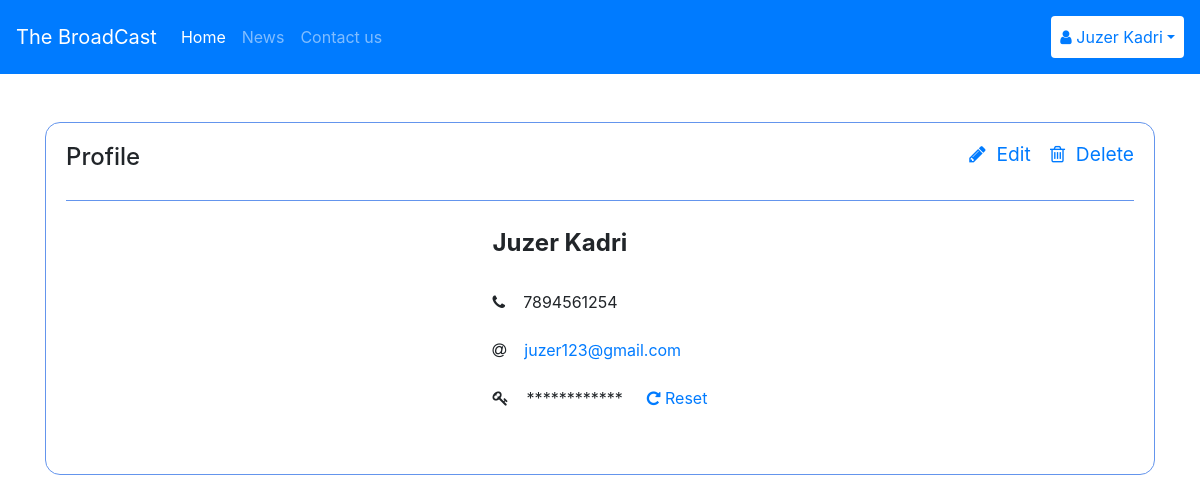
Screenshot of /profile (signed in) with the database file from the repository.
### app.py (models this page shows, shortened)
class Users(db.Model):
    id = db.Column(db.Integer, primary_key=True)
    fullName = db.Column(db.String(30), unique=True, nullable=False)
    phone = db.Column(db.Integer, unique=True, default=0)
    email = db.Column(db.String(50), unique=True, nullable=False)
    password = db.Column(db.String(30), unique=True, nullable=False)
    admin = db.Column(db.Boolean, default=False)
    news = db.relationship('News', backref='author', lazy='dynamic')

### app.py (the view)
@app.route('/profile')
def profile():
    if 'loggedin' in session:
        userId = session['userId']
        user = Users.query.filter(Users.id==userId).first()
        return render_template('profile.html', user=user)
    return redirect(url_for('index'))

### templates/profile.html (shortened to what this page needs)
    {% extends "base.html" %}
    {% block head %}
    <link rel="stylesheet" href="{{ url_for('static', filename='css/floating-labels.css') }}">
    {% endblock %}
    {% block body %}
        <div class="card-deck mb-3">
            <div class="card mt-5" style="width: auto; border-color: cornflowerblue; border-radius: 15px;">
                <div class="card-body">
                    <h4 class="card-title" style="display: inline-flex;">Profile</h4>
                    <h4 style="display: inline-flex; float: right;">
                        <a class="small" href="#" data-toggle="modal" data-target="#editModal"><i
                                class="fa fa-pencil"></i>&nbsp;
                            Edit</a>
                        <a class="small" href="#" data-toggle="modal" data-target="#deleteModal"><i
                                class="fa fa-trash-o"></i>&nbsp; Delete</a>
                    </h4>
                    <hr style="border-color: cornflowerblue;">
                    <p class="card-text">
                    <div class="row">
                        <div class="col profileTable">
                            <table class="table table-borderless" style="width: auto;">
                                <tbody>
                                    <tr>
                                        <td colspan="2"><h4 class="font-weight-bold">{{ user.fullName }}</h4></td>
                                    </tr>
                                    <tr>
                                        <td colspan="2"><i class="fa fa-phone"></i>&nbsp;&nbsp; &nbsp;{% if user.phone %}{{ user.phone }}{% else %}NA</td>{% endif %}
                                    </tr>
                                    <tr>
                                        <td colspan="2"><i class="fa fa-at"></i>&nbsp;&nbsp; &nbsp;<a href="mailto:{{ user.email }}">{{ user.email }}</a></td>
                                    </tr>
                                    <tr>
                                        <td><i class="fa fa-key"></i>&nbsp;&nbsp; &nbsp;************</td><td><a href="#" data-toggle="modal" data-target="#passwordModal"><i
                                                    class="fa fa-repeat"></i>&nbsp;Reset</a></td>
                                    </tr>
                                </tbody>
                            </table>
                        </div>
                    </div>
                    </p>
                </div>
            </div>
        </div>
    {% endblock %}

### templates/base.html (shortened to what this page needs)
<!DOCTYPE html>
<html lang="en">
<head>
    <link rel="stylesheet" href="{{ url_for('static', filename='css/style.css') }}">
    <link rel="stylesheet" href="https://stackpath.bootstrapcdn.com/bootstrap/4.3.1/css/bootstrap.min.css"
>
    <link href="https://stackpath.bootstrapcdn.com/font-awesome/4.7.0/css/font-awesome.min.css" rel="stylesheet" type="text/css">
    {% block head %} {% endblock %}
</head>
<body>
    <nav class="navbar navbar-expand-md navbar-dark bg-primary">
        <a class="navbar-brand" href="/">The BroadCast</a>
        <div class="collapse navbar-collapse" id="myNavbar">
          <ul class="navbar-nav mr-auto">
            <li class="nav-item active">
              <a class="nav-link" href="/">Home <span class="sr-only">(current)</span></a>
            </li>
            <li class="nav-item">
              <a class="nav-link" href="/news">News</a>
            </li>
            <li class="nav-item">
              <a class="nav-link" href="{{ url_for('contact') }}">Contact us</a>
            </li>
          </ul>
          {% if not user %}
          <div class="my-2 md-my-0">
            <ul class="navbar-nav">
              <li class="nav-item user">
                <a class="nav-link btn text-primary" href="{{ url_for('signin') }}" style="background-color: white;">
                  <i class="fa fa-sign-in"></i>&nbsp;Guest</a>
              </li>
            </ul>
          </div>
          {% else %}
          <div class="my-2 md-my-0">
            <ul class="navbar-nav">
              <li class="nav-item dropdown">
                <a class="nav-link dropdown-toggle btn text-primary" href="#" id="dropdown" data-toggle="dropdown" style="background-color: white;" aria-haspopup="true" aria-expanded="false" style="color: white;">
                  <i class="fa fa-user"></i>&nbsp;{{ user.fullName }}</a>
              </li>
            </ul>
          </div>
          {% endif %}
        </div>
    </nav>
    <div class="container">
        {% block body %} {% endblock %}
    </div>
</body>
</html>

### static/css/style.css (style rules this page uses)
.profileTable { text-align: -webkit-center; }

### rows the page displays
Users: fullName "Juzer Kadri", phone "7894561254", email "juzer123@gmail.com"
